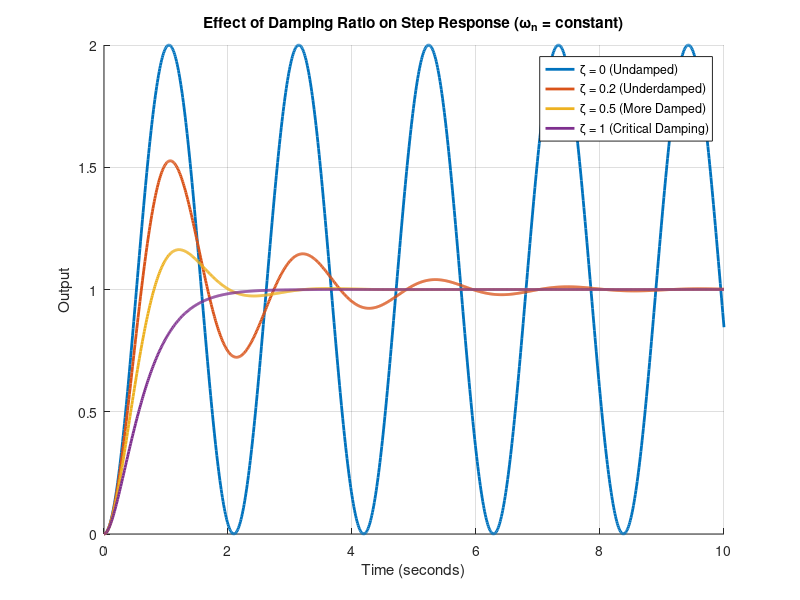

Recreate this plot in MATLAB.
% Effect of Damping Ratio on Step Response
clc; clear; close all;

K = 1;
wn = 3;                 % Natural frequency (constant)
zetas = [0 0.2 0.5 1];  % Different damping ratios

s = tf('s');
t = 0:0.01:10;          % Time vector

figure;
hold on;

for zeta = zetas
    G = K*wn^2 / (s^2 + 2*zeta*wn*s + wn^2);
    [y, t_out] = step(G, t);
    plot(t_out, y, 'LineWidth', 2);
end

grid on;
title('Effect of Damping Ratio on Step Response (\omega_n = constant)');
xlabel('Time (seconds)');
ylabel('Output');

legend('ζ = 0 (Undamped)', ...
       'ζ = 0.2 (Underdamped)', ...
       'ζ = 0.5 (More Damped)', ...
       'ζ = 1 (Critical Damping)', ...
       'Location', 'Best');
